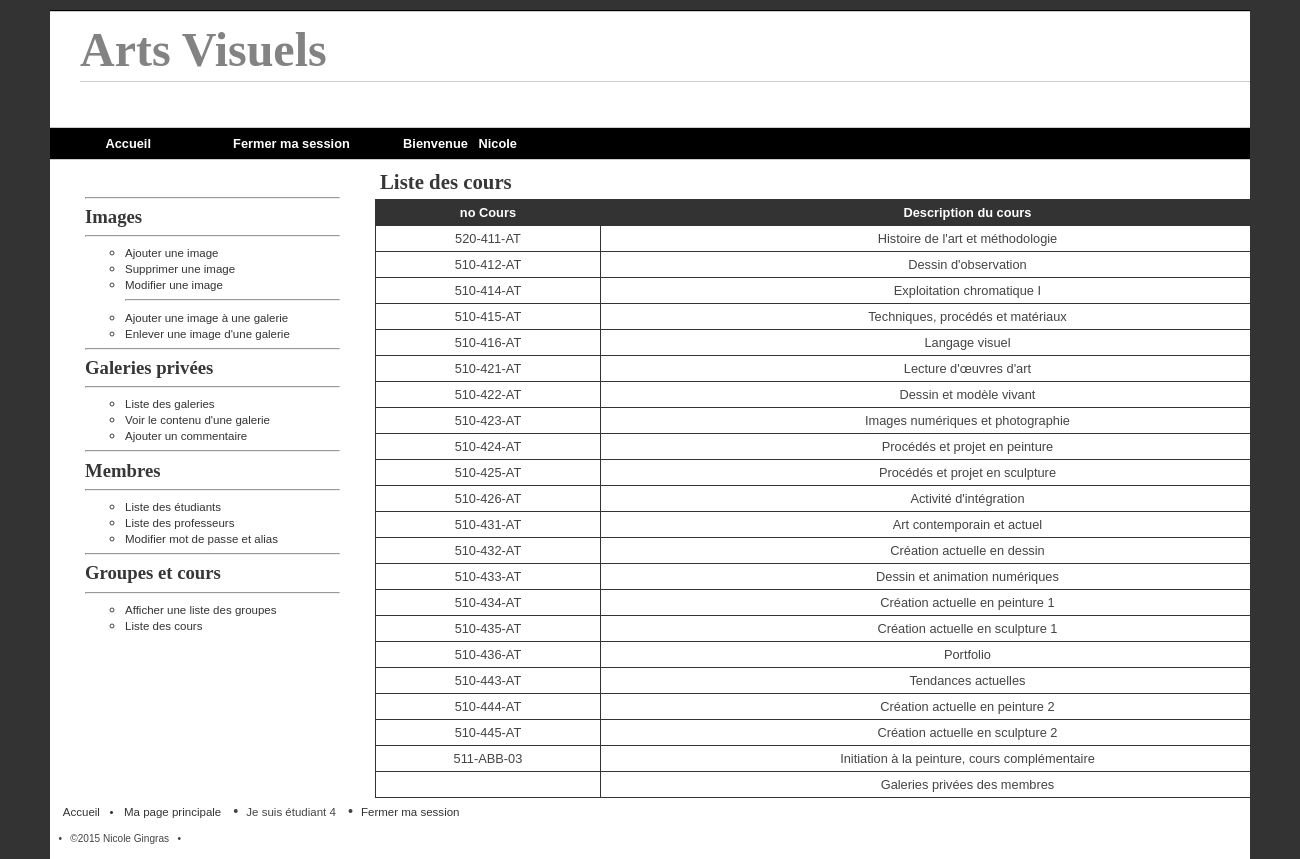
Screenshot of /pageCoursListe.php (signed in) with the database file from the repository.
### tables this page shows
CREATE TABLE IF NOT EXISTS `cours` (
  `idcours` int(11) NOT NULL,
  `descriptioncours` varchar(100) DEFAULT NULL,
  `nocours` varchar(10) DEFAULT NULL,
  `dossier` varchar(45) DEFAULT 'autres' COMMENT 'correspond au dossier situé dans le dossier de la session',
  PRIMARY KEY (`idcours`)
);

### metier/rechercherCours.class.php (called while the page is built, shortened)
<?php
include_once "select.class.php";
class RechercherCours extends Select{
	private $select;
	function __construct() {
		$this->select = new Select();
	}
	function rechercherSansCriteres(){
		$liste =$this->select->rechercherTous(
		"select *
		from cours;"
		);
		return $liste;
	}
}

### metier/select.class.php (called while the page is built, shortened)
<?php
class Select extends Connexion{
	private $connexion;
	function __construct() {
		$this->connexion = new Connexion();
	}
	public function rechercherTous($requete) {
		try {
			$requete = $this->connexion->prepare($requete);
			$requete->execute();
			$nbLigne = $requete->fetchAll();
			return $nbLigne;
			$this->connexion = null;
		}
		catch (PDOException $e) {
			echo "<p>Erreur: " . $e->getMessage() . "</p>";
		}
	}
}
?>

### metier/getListeCours.php (the view, shortened to what this page needs)
<?php
$type = $_POST["type"];
include_once 'rechercherCours.class.php';
$cherche = new RechercherCours();
$liste=$cherche->rechercherSansCriteres();
switch ($type) {
	case "tous":
	echo "<tr>";
	echo "<th>&nbsp;&nbsp;no Cours&nbsp;&nbsp;</th>";
	echo "<th>Description du cours</th>";
	echo "</tr>";
	foreach($liste as $ligne) {
		echo "<tr>";
		echo "<td>" . $ligne['nocours'] . "</td>";
		echo "<td>" . $ligne['descriptioncours'] . "</td>";
		echo "</tr>";
	}
	break;
}

### pageCoursListe.php (shortened to what this page needs)
<!DOCTYPE html>
<html>
<head>
<?php include_once "./includes/style.php" ?>
</head>
<body class="clearfix">
<?php require "includes/header.php"; ?>
	<div>
		<div id="contenu">
		<?php include_once 'includes/gauche.php';?>
			<div id="droit">
				<h3>Liste des cours</h3>
				<form action="pageCoursListe.php" method="post">
					<table>
					<?php
					require "./metier/getListeCours.php";
					?>
					</table>
				</form>
			</div>
		</div>
	</div>
	<?php require "includes/footer.php";
	 ?>
</body>
</html>

### includes/style.php
<?php
echo '<link rel="stylesheet" type="text/css" href="./css/style.css" />';
echo '<link rel="stylesheet" type="text/css" href="./css/form.css" />';

### includes/header.php (shortened to what this page needs)
<div id="header">
	<h1>Arts Visuels</h1>
</div>
<div id="navigation">
	<ul id="menu">
		<li><a href="index.php">Accueil&nbsp; </a>
		</li>
		<?php
		if(!isset($_SESSION['utilisateur']))
		{
			echo '<li>';
			echo '<a href="connexion.php">Se connecter &nbsp;</a>';
			echo '</li>';
		}
		else
		{
			echo '<li>';
			echo '<a href="deconnexion.php">Fermer ma session &nbsp;</a>';
			echo '</li>';
			echo '<li>';
			echo '<a href="#">Bienvenue &nbsp; '. $_SESSION['prenom'] . '</a>';
			echo '</li>';
		}
		?>
	</ul>
</div>

### includes/gauche.php (shortened to what this page needs)
<?php
if (isset ($_SESSION['utilisateur']))
{
	if ($_SESSION['utilisateur']=="etudiant")
	{
		include_once 'includes/navGaucheEtudiant.php';
	}
}
else
{
	echo'<div id="gauche"><ul id="nav_maintenance"></ul></div>';
}
?>

### includes/navGaucheEtudiant.php
<div id="gauche">
	<ul id="nav_maintenance">
		<li>
			<hr>
			<h3>Images</h3>
			<hr>
		</li>
		<li>
			<ul>
				<li><a href="pageImagesAjouter.php">Ajouter une image</a></li>
				<li><a href="pageImagesSupprimer.php">Supprimer une image</a></li>
				<li><a href="pageImageModifier.php">Modifier une image</a></li>
				<hr>
				<li><a href="pageGaleriePriveeAjouterImage.php">Ajouter une image &agrave; une galerie</a></li>
				<li><a href="pageGaleriePriveeSupprimerImage.php">Enlever une image d'une galerie</a></li>
			</ul>
		</li>
		<li>
			<hr>
			<h3>Galeries priv&eacute;es</h3>
			<hr>
		</li>
		<li>
			<ul>
				<li><a href="pageGaleriePriveeListe.php">Liste des galeries</a></li>
				<li><a href="pageGaleriesContenu.php">Voir le contenu d'une galerie</a></li>
				<li><a href="pageGaleriesContenu.php">Ajouter un commentaire</a></li>
			</ul>
		</li>
		<li>
			<hr>
			<h3>Membres</h3>
			<hr>
		</li>
		<li>
			<ul>
				<li><a href="pageEtudiantsListe.php">Liste des étudiants</a></li>
				<li><a href="pageMembresListe.php">Liste des professeurs</a></li>
				<li><a href="pageMembreModifierAliasMdp.php">Modifier mot de passe et alias</a></li>
			</ul>
		</li>
		<li>
			<hr>
			<h3>Groupes et cours</h3>
			<hr>
		</li>
		<li>
			<ul>
				<li><a href="pageGroupeListe.php">Afficher une liste des groupes</a></li>
				<li><a href="pageCoursListe.php">Liste des cours</a></li>
			</ul>
		</li>
	</ul>
</div>

### includes/footer.php (shortened to what this page needs)
<div id="footer">
	<p>
		<a href="index.php">&nbsp;&nbsp; &nbsp;Accueil &nbsp; &#149; &nbsp;</a>
	<?php if(!isset($_SESSION['utilisateur']))
	{
		echo '<a href="connexion.php">Se connecter &nbsp;</a>';
	}
	else {
		if ($_SESSION['utilisateur']=="etudiant"){
			echo '<a href="etudiant.php">Ma page principale</a> &nbsp; &#149; &nbsp;<span style="font-size: .8em;">Je suis &eacute;tudiant '. $_SESSION['idMembre'] .'</span> &nbsp; &#149; &nbsp;';
		}
		echo '<a href="deconnexion.php">Fermer ma session</a>';
	}
	?>
	</p>
	<p id="copyR">
		&nbsp;&nbsp;&nbsp;&#149; &nbsp; &#169;2015 Nicole Gingras<a href="#"></a> &nbsp; &#149;
	</p>
</div>

### css/style.css (style rules this page uses)
body { background-color: #888888; width: 960px; border-top: 1px solid black; }
html { margin: 0; padding: 0; background: #333; font-family: Helvetica, sans-serif; font-size:12.0pt; }
body { margin: auto; margin-top: 10px; padding-bottom: 5px; width: 1200px; border-top: 1px solid black; border-bottom: none; background: white; }
h1,h2,h3 { font-family: Georgia, Courrier, serif; }
a { font-family: Verdana, Arial, Helvetica, sans-serif; font-size: .8em; text-decoration: none; color: #333333; }
#navigation { display: block; text-align: center; background-color: #000; height: 31px; }
#header { min-width: 800px; height: 115px; border-bottom: thin solid #ccc; border-top: thin solid #ccc; }
#header h1,h2 { margin: 0px; margin-left: 30px; font-size: 3em; padding: 0px; }
#header h1 { color: #838383; margin-top: 10px; margin-bottom: 3px; border-bottom: 1px solid #ccc; padding-bottom: 4px; }
#copyR { font-size: 0.7em; }
#gauche { float: left; width: 280px; padding: 5px 20px 0 10px; margin-top: 5px; color: #444444; font-size: 0.9em; }
#droit { float: left; width: 600px; padding: 0px 10px 0 10px; margin-top: 10px; }
#footer { clear: both; display: block; font-family: Verdana, Arial, Helvetica, sans-serif; color: #444444; font-size: 0.9em; }
#menu,#menu ul { margin: 0; padding: 0; list-style-type: none; line-height: 25px; height: 29px; }
#menu li { display: inline; float: left; boder-right: 1px solid #fff; }
html>body #menu li { border-right: 1px solid transparent; }
#menu a { display: block; color: #FFF; background-color: #000; min-width: 144px; padding: .2em 1em; text-decoration: none; padding: 3px 12px 3px 8px; font-weight: bold; }
#contenu { display: block; min-height: 350px; border-top: thin solid #ccc; }
#droit h3 { font-size: 1.3em; padding: 0px 0px 0px 10px; margin: 0px; color: #373737; }
#gauche h3 { font-size: 1.3em; padding: 0px; margin: 0px; color: #373737; }
table { font-size: .8em; border: 1px solid #333; min-width: 450px; width:100%; border-collapse: collapse; padding: 5px; }
td,th { color: #444444; border: 1px solid #333; text-align: center; overflow: hidden; padding: 5px; }
th { background: #333; color: white; }
span { width: 160px; height: 160px; }
.clearfix:after { content: ""; clear: both; display: block; }
#nav_maintenance { text-decoration: none; padding: 5px 0 0 25px; list-style-type: none; }

### css/form.css (style rules this page uses)
form { padding: 5px; color: #4D4D4D; width: 960px; }

### rows the page displays
cours: nocours "520-411-AT", descriptioncours "Histoire de l'art et méthodologie"
cours: nocours "510-412-AT", descriptioncours "Dessin d'observation"
cours: nocours "510-414-AT", descriptioncours "Exploitation chromatique I"
cours: nocours "510-415-AT", descriptioncours "Techniques, procédés et matériaux"
cours: nocours "510-416-AT", descriptioncours "Langage visuel"
cours: nocours "510-421-AT", descriptioncours "Lecture d'œuvres d'art"
cours: nocours "510-422-AT", descriptioncours "Dessin et modèle vivant"
cours: nocours "510-423-AT", descriptioncours "Images numériques et photographie"
cours: nocours "510-424-AT", descriptioncours "Procédés et projet en peinture"
cours: nocours "510-425-AT", descriptioncours "Procédés et projet en sculpture"
cours: nocours "510-426-AT", descriptioncours "Activité d'intégration"
cours: nocours "510-431-AT", descriptioncours "Art contemporain et actuel"
cours: nocours "510-432-AT", descriptioncours "Création actuelle en dessin"
cours: nocours "510-433-AT", descriptioncours "Dessin et animation numériques"
cours: nocours "510-434-AT", descriptioncours "Création actuelle en peinture 1"
cours: nocours "510-435-AT", descriptioncours "Création actuelle en sculpture 1"
cours: nocours "510-436-AT", descriptioncours "Portfolio"
cours: nocours "510-443-AT", descriptioncours "Tendances actuelles"
cours: nocours "510-444-AT", descriptioncours "Création actuelle en peinture 2"
cours: nocours "510-445-AT", descriptioncours "Création actuelle en sculpture 2"
cours: nocours "511-ABB-03", descriptioncours "Initiation à la peinture, cours complémentaire"
cours: descriptioncours "Galeries privées des membres"

### other values shown
$_SESSION['prenom'] "Nicole"
$_SESSION['idMembre'] "4"
